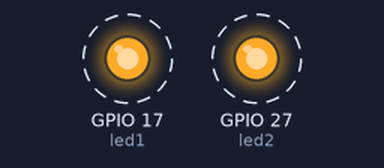
This program was run on a simulated Raspberry Pi (BCM pin numbers). On the bench: output pins drawn as LEDs (lit = HIGH). Dashed ring = blinking. What the program prints to the terminal is not drawn.

Above: at 0.5 s.
Timing chart, 0 to 4.6 s (numbered marks = the images above):
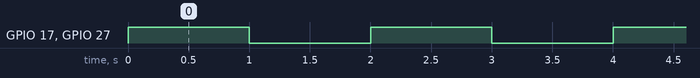

The program:

pigpio_2_led.py
```python
# file: pigpio_2_led.py
# refer : ch02_Basic/01_LED/led_2.py

from time import sleep
from gpiozero import LED
from gpiozero.pins.pigpio import PiGPIOFactory


ip = '192.168.137.161'          # Raspberry Pi IP address
remotePi = PiGPIOFactory(host=ip)

led1 = LED(17, pin_factory=remotePi)
led2 = LED(27, pin_factory=remotePi)

print('Press Ctrl+C to exit')
print('-'*30)

try:
    while True:
        led1.on()
        led2.on()
        print('LED ON')
        sleep(1)

        led1.off()
        led2.off()
        print('LED OFF')
        sleep(1)

except KeyboardInterrupt:
    print('Stopped by Ctrl+C.')
except Exception as err:
    print(f'Error : {err}')

finally:
    remotePi.close()
    print('Finished.')
```

Measured:
- by itself, GPIO 17 (led1), GPIO 27 (led2): alternates HIGH for 1.0 s and LOW for 1.0 s
